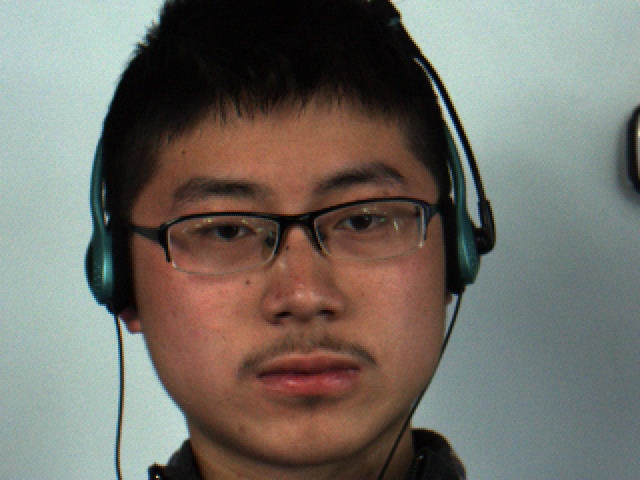
%> input picture test_images/sequence/coba2/1.jpg, 640 x 480 px; the run also reads 2 pictures not shown here
$ octave cb.m   (GNU Octave 9; MATLAB toolbox functions it lacks are replaced by stand-ins)
%> lines starting %> are read from the running program, lines starting %| are printed output that depends on the picture
close all; clc;

img1 = rgb2gray(imread('test_images/sequence/coba2/1.jpg'));
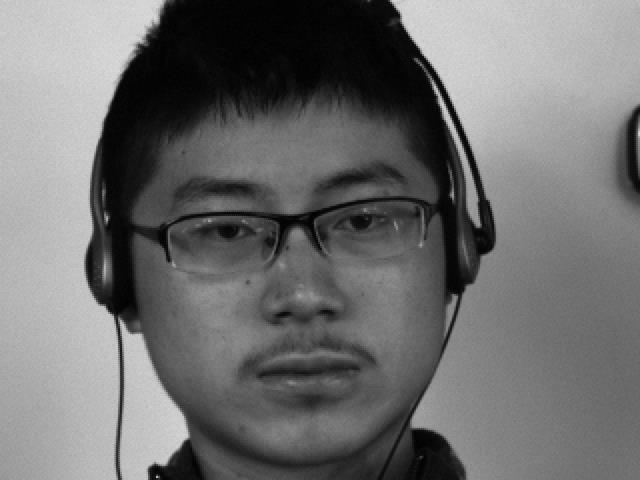
%> img1: size 480x640 uint8; min 0, max 221, mean 110.7
img1 = imresize(img1,[53 47]);
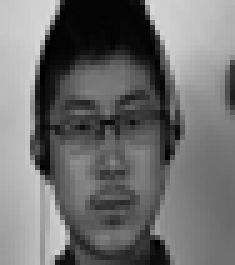
%> img1: size 53x47 uint8 (shown 5 times larger); min 0, max 218, mean 110.7
img(:,1) = img1(:);

img2 = rgb2gray(imread('test_images/sequence/coba2/2.jpg'));
%> img2: size 480x640 uint8; min 0, max 223, mean 110.8
img2 = imresize(img2,[53 47]);
%> img2: size 53x47 uint8
img(:,2) = img2(:);

img3 = rgb2gray(imread('test_images/sequence/coba2/3.jpg'));
%> img3: size 480x640 uint8; min 0, max 220, mean 110.5
img3 = imresize(img3,[53 47]);
%> img3: size 53x47 uint8
img(:,3) = img3(:);

img = double(img);
%> img = 2491 rows, first 12: [199 199 198; 200 199 199; 200 199 199; 200 200 200; 199 200 200; 200 200 199; 200 199 199; 197 197 197; 195 195 195; 192 193 193; 191 191 192; 190 190 191]
imZero = zscore(img);
%> imZero = 2491 rows, first 12: [1.43 1.43 1.42; 1.45 1.43 1.44; 1.45 1.43 1.44; 1.45 1.45 1.45; 1.43 1.45 1.45; 1.45 1.45 1.44; 1.45 1.43 1.44; 1.4 1.4 1.4; 1.37 1.37 1.37; 1.32 1.34 1.34; 1.3 1.3 1.32; 1.29 1.29 1.31]

% Coeff = menyimpan nilai koefisien dari pca
% latent = menyimpan varians dari pca
% score = value pca , row paling atas nilai penting

[COEFF, SCORE, LATENT] = princomp(imZero);
%> COEFF = [-0.577 0.787 -0.217; -0.577 -0.582 -0.573; -0.577 -0.205 0.79]; SCORE = 2491 rows, first 12: [-2.47 0.00281 -0.00993; -2.49 0.0123 -0.000627; -2.49 0.0123 -0.000627; -2.51 -0.000524 0.0029; -2.5 -0.0133 0.00643; -2.5 0.00281 -0.00993; -2.49 0.0123 -0.000627; -2.43 -0.000505 0.0029; -2.37 -0.000492 0.0029; -2.31 -0.0133 0.00642; -2.27 -0.0038 0.0157; -2.24 -0.00379 0.0157]; LATENT = [3; 0.000376; 0.000103]

PC = SCORE(1:100,:);
%> PC = 100 rows, first 12: [-2.47 0.00281 -0.00993; -2.49 0.0123 -0.000627; -2.49 0.0123 -0.000627; -2.51 -0.000524 0.0029; -2.5 -0.0133 0.00643; -2.5 0.00281 -0.00993; -2.49 0.0123 -0.000627; -2.43 -0.000505 0.0029; -2.37 -0.000492 0.0029; -2.31 -0.0133 0.00642; -2.27 -0.0038 0.0157; -2.24 -0.00379 0.0157]
